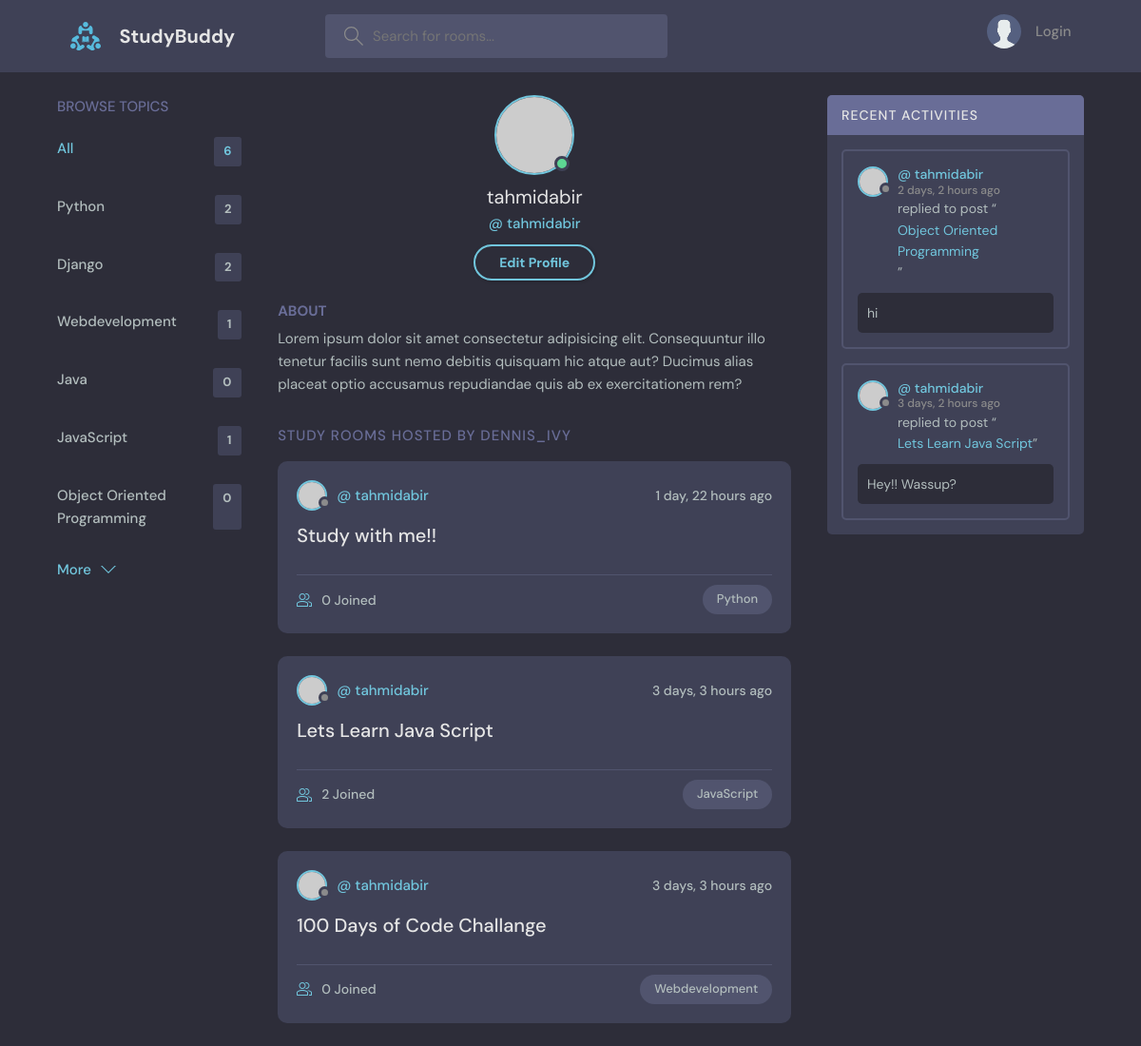
The app's page /profile/1/, older data.
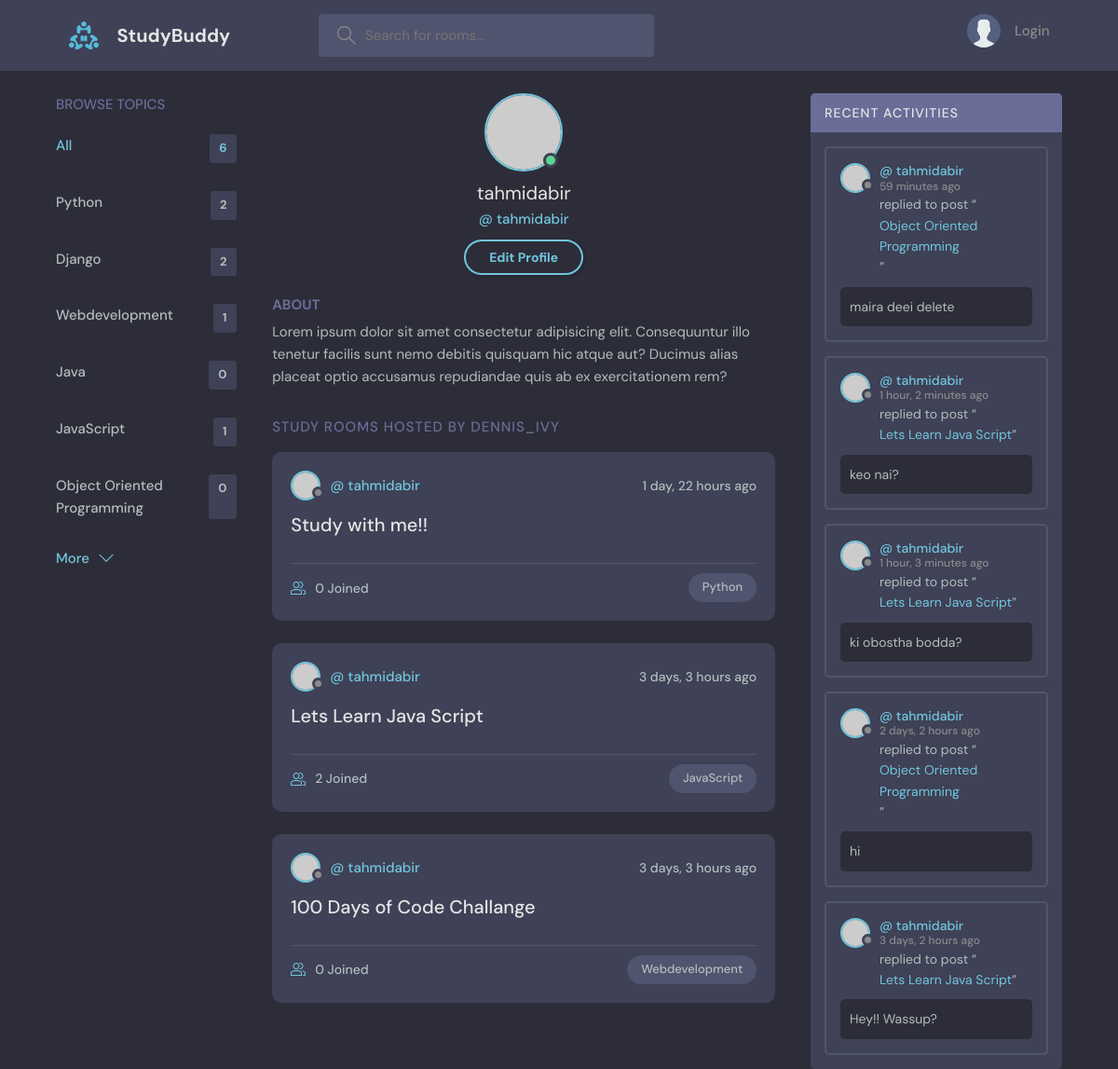
The same page, newer data.
### base/models.py (models this page shows, shortened)
class Topic(models.Model):
    name = models.CharField(max_length=200)

class Room(models.Model):
    host = models.ForeignKey(User, on_delete=models.SET_NULL,null=True)
    topic = models.ForeignKey(Topic, on_delete=models.SET_NULL,null=True)
    name = models.CharField(max_length=200)
    description = models.TextField(null=True, blank=True)
    participants=models.ManyToManyField(User,related_name='participants',blank=True)
    updated = models.DateTimeField(auto_now=True)  # auto_now updates everytime it got updated
    created = models.DateTimeField(auto_now_add=True)  # auto_mow_add only update once while updating
    class Meta:
        ordering = ['-updated','-created']

class Message(models.Model):
    user = models.ForeignKey(User, on_delete=models.CASCADE)
    room = models.ForeignKey(Room, on_delete=models.CASCADE)
    body = models.TextField()
    updated = models.DateTimeField(auto_now=True)
    created = models.DateTimeField(auto_now_add=True)
    class Meta:
        ordering = ['-updated','-created']

### base/views.py (the view)
# urls.py: path('profile/<str:pk>/', views.userProfile, name='user-profile'),
def userProfile(request,pk):
    user = User.objects.get(id=pk)
    rooms = user.room_set.all()
    room_messages = user.message_set.all()
    topics = Topic.objects.all()
    context = {'user': user,'rooms':rooms, 'room_messages':room_messages,'topics':topics}
    return render(request,'base/profile.html',context)

### base/templates/base/profile.html
{% extends 'main.html' %}
{% block content %}
  <main class="profile-page layout layout--3">
    <div class="container">
           {% include 'base/topics_component.html' %}
      <div class="roomList">
        <div class="profile">
          <div class="profile__avatar">
            <div class="avatar avatar--large active">
              <img src="https://randomuser.me/api/portraits/men/11.jpg" />
            </div>
          </div>
          <div class="profile__info">
            <h3>{{user.username}}</h3>
            <p>@ {{user.username}}</p>
            <a href="edit-user.html" class="btn btn--main btn--pill">Edit Profile</a>
          </div>
          <div class="profile__about">
            <h3>About</h3>
            <p>
              Lorem ipsum dolor sit amet consectetur adipisicing elit. Consequuntur illo tenetur
              facilis sunt nemo debitis quisquam hic atque aut? Ducimus alias placeat optio
              accusamus repudiandae quis ab ex exercitationem rem?
            </p>
          </div>
        </div>
        <div class="roomList__header">
          <div>
            <h2>Study Rooms Hosted by dennis_ivy</a>
            </h2>
          </div>
        </div>
           {% include 'base/feed_component.html' %}
      </div>
        {% include 'base/activity_component.html' %}
    </div>
  </main>
{%endblock content%}

### templates/main.html (shortened to what this page needs)
<!DOCTYPE html>
{%load static%}
<html lang="en">
  <head>
    <link rel="stylesheet" href="{%static 'styles/style.css'%}" />
  </head>
  <body>
    {% include 'navbar.html' %}
    {% block content%}
{% endblock %}
  </body>
</html>

### templates/navbar.html (shortened to what this page needs)
{% load static %}
    <header class="header header--loggedIn">
      <div class="container">
        <a href="{%url 'home' %}" class="header__logo">
          <img src="{%static 'images/logo.svg'%}" />
          <h1>StudyBuddy</h1>
        </a>
        <form class="header__search" method="GET" action="{% url 'home' %}">
          <label>
            <input name="q" placeholder="Search for rooms..." />
          </label>
        </form>
        <nav class="header__menu">
          {% if request.user.is_authenticated %}
          <div class="header__user">
            <a href="profile.html">
              <div class="avatar avatar--medium active">
                <img src="https://randomuser.me/api/portraits/men/37.jpg" />
              </div>
              <p>{{user.username}} <span>@{{request.user.username}}</span></p>
            </a>
            <button class="dropdown-button">
              <svg version="1.1" xmlns="http://www.w3.org/2000/svg" width="32" height="32" viewBox="0 0 32 32">
                <title>chevron-down</title>
                <path d="M16 21l-13-13h-3l16 16 16-16h-3l-13 13z"></path>
              </svg>
            </button>
          </div>
          {%else%}
         <a href="{%url 'login' %}">
            <img src="{%static 'images/avatar.svg'%}" />
            <p>Login</p>
          </a>
          {%endif%}
        </nav>
      </div>
    </header>

### base/templates/base/topics_component.html
 <div class="topics">
          <div class="topics__header">
            <h2>Browse Topics</h2>
          </div>
          <ul class="topics__list">
            <li>
              <a href="{%url 'home' %}" class="active">All <span>{{topics.count}}</span></a>
            </li>
              {% for topic in topics %}
            <li>
              <a href="{% url 'home'%}?q={{topic.name}}">{{topic.name}} <span>{{topic.room_set.all.count}}</span></a>
            </li>
                 {% endfor %}
          </ul>
          <a class="btn btn--link" href="topics.html">
            More
            <svg version="1.1" xmlns="http://www.w3.org/2000/svg" width="32" height="32" viewBox="0 0 32 32">
              <title>chevron-down</title>
              <path d="M16 21l-13-13h-3l16 16 16-16h-3l-13 13z"></path>
            </svg>
          </a>
        </div>

### base/templates/base/feed_component.html (shortened to what this page needs)
    {% for room in rooms%}
     <div class="roomListRoom">
                <div class="roomListRoom__header">
                  <a href="{% url 'user-profile' room.host.id %}" class="roomListRoom__author">
                    <div class="avatar avatar--small">
                      <img src="https://randomuser.me/api/portraits/women/11.jpg" />
                    </div>
                    <span>@ {{room.host.username}}</span>
                  </a>
                  <div class="roomListRoom__actions">
                    <span>{{room.created|timesince}} ago </span>
                  </div>
                </div>
                <div class="roomListRoom__content">
                  <a href="{%url 'room' room.id %}">{{room.name}}</a>
                </div>
                <div class="roomListRoom__meta">
                  <a href="{%url 'room' room.id %}" class="roomListRoom__joined">
                    {{room.participants.all.count}} Joined
                  </a>
                  <p class="roomListRoom__topic">{{room.topic.name}}</p>
                </div>
              </div>
    {% endfor %}

### base/templates/base/activity_component.html (shortened to what this page needs)
        <div class="activities">
          <div class="activities__header">
            <h2>Recent Activities</h2>
          </div>
            {% for message in room_messages %}
          <div class="activities__box">
            <div class="activities__boxHeader roomListRoom__header">
              <a href="{% url 'user-profile' message.user.id %}" class="roomListRoom__author">
                <div class="avatar avatar--small">
                  <img src="https://randomuser.me/api/portraits/women/11.jpg" />
                </div>
                <p>
                  @ {{message.user}}
                  <span>{{message.created| timesince}} ago</span>
                </p>
              </a>
            </div>
            <div class="activities__boxContent">
              <p>replied to post “<a href="{%url 'room' message.room.id %}">{{message.room.name}}</a>”</p>
              <div class="activities__boxRoomContent">
                {{message.body}}
              </div>
            </div>
          </div>
            {% endfor%}
        </div>

Row changes from the older to the newer data that the page shows:
added Message: user "tahmidabir", created "59 minutes", room.name "Object Oriented Programming", body "maira deei delete"
added Message: user "tahmidabir", created "1 hour, 2 minutes", room.name "Lets Learn Java Script", body "keo nai?"
added Message: user "tahmidabir", created "1 hour, 3 minutes", room.name "Lets Learn Java Script", body "ki obostha bodda?"
